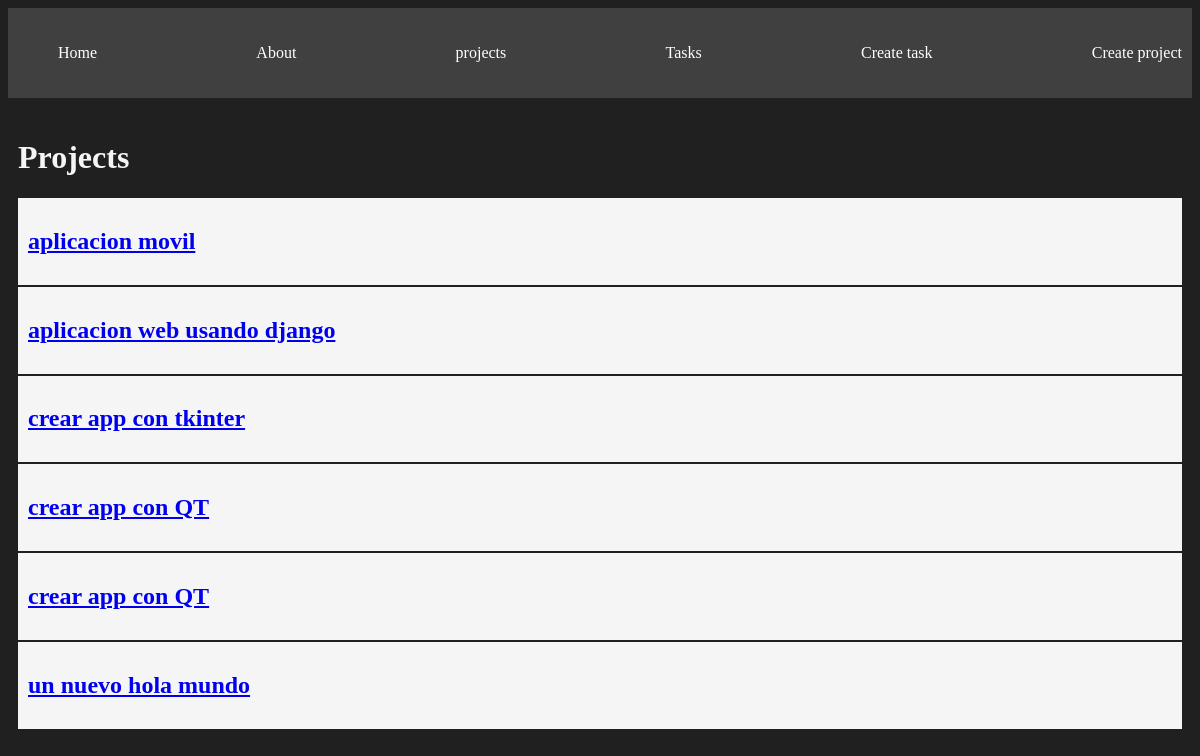
/projects/, run on the app's committed database.
### myapp/models.py (models this page shows, shortened)
class project(models.Model):
    name = models.CharField(max_length=200)

### myapp/views.py (the view)
# urls.py: path('projects/', views.projects, name="projects"),
def projects(request):
    projects = project.objects.all()
    return render(request, 'projects.html', {
        'projects': projects
    })

### myapp/templates/projects.html
{% extends 'layouts/base.html' %}
{% block content %}
<h1>Projects</h1>
{% for project in projects %}
<article class="card">
    <a href="{% url 'project_detail' project.id %}">
        <h1>{{project.name}}</h1>
    </a>
</article>
{% endfor %}
{% endblock %}

### myapp/static/styles/main.css (style rules this page uses)
body { background: #202020; color: whitesmoke; }
.card { background: whitesmoke; color: black; padding: 10px; margin-bottom: 2px; }

### data on the page
project: name "aplicacion movil"
project: name "aplicacion web usando django"
project: name "crear app con tkinter"
project: name "crear app con QT"
project: name "crear app con QT"
project: name "un nuevo hola mundo"
